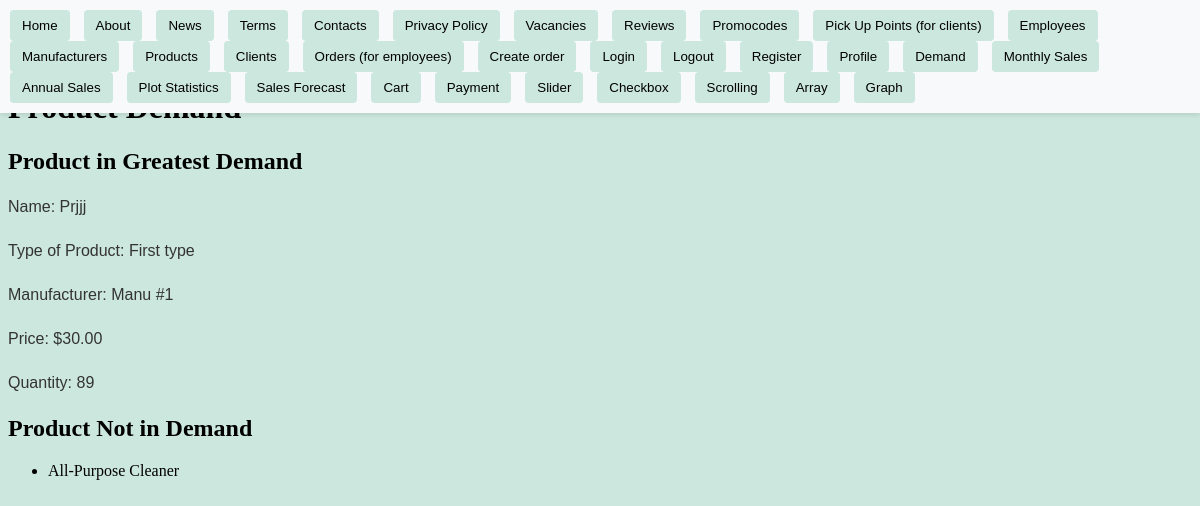
The page /superuser/demand (signed in) on the database its author committed.
### store/models.py (models this page shows, shortened)
class Product(models.Model):
    name = models.CharField(max_length=100)
    type_of_product = models.ForeignKey(TypeOfProduct, on_delete=models.CASCADE)
    manufacturer = models.ForeignKey(Manufacturer, on_delete=models.CASCADE)
    price = models.DecimalField(max_digits=10, decimal_places=2)
    quantity = models.PositiveIntegerField(validators=[MinValueValidator(0)])
    created_at = models.DateTimeField(auto_now_add=True)
    updated_at = models.DateTimeField(auto_now=True)

class TypeOfProduct(models.Model):
    name = models.CharField(max_length=100)
    def __str__(self):
        return self.name

class Manufacturer(models.Model):
    name = models.CharField(max_length=100)
    location = models.CharField(max_length=100)
    def __str__(self):
        return self.name

### store/decorators.py (the view)
    def wrapper(request, *args, **kwargs):
        if request.user.is_authenticated and request.user.is_superuser:
            return view_func(request, *args, **kwargs)
        else:
            return redirect("about")

### store/views/statistic_views.py (called while the page is built)
@superuser_required
def demand_view(
    request,
):  # Товар, пользующийся наибольшим спросом; Товар, не пользующийся спросом;
    product_in_greatest_demand = (
        Product.objects.annotate(order_count=Count("order"))
        .order_by("-order_count")
        .first()
    )
    product_not_in_demand = (
        Product.objects.annotate(order_count=Count("order"))
        .filter(order_count=0)
        .last()
    )
    return render(
        request,
        "statistic/demand.html",
        {
            "product_in_greatest_demand": product_in_greatest_demand,
            "product_not_in_demand": product_not_in_demand,
        },
    )

### store/templates/statistic/demand.html (shortened to what this page needs)
{% extends "base.html" %}
{% block content%}
    <h1>Product Demand</h1>
    <h2>Product in Greatest Demand</h2>
    {% if product_in_greatest_demand %}
        <p>Name: {{ product_in_greatest_demand.name }}</p>
        <p>Type of Product: {{ product_in_greatest_demand.type_of_product }}</p>
        <p>Manufacturer: {{ product_in_greatest_demand.manufacturer }}</p>
        <p>Price: ${{ product_in_greatest_demand.price }}</p>
        <p>Quantity: {{ product_in_greatest_demand.quantity }}</p>
    {% else %}
        <p>No product is currently in high demand.</p>
    {% endif %}
    <h2>Product Not in Demand</h2>
    {% if product_not_in_demand %}
        <ul>
            <li>{{ product_not_in_demand.name }}</li>
        </ul>
    {% else %}
        <p>All products are currently in demand.</p>
    {% endif %}
{% endblock content %}

### static/styles.css (style rules this page uses)
p { font-family: Arial, sans-serif; font-size: 16px; color: #333; line-height: 1.5; margin-bottom: 20px; }
body { background-color: #cce7dd; }

### rows shown on the page
Product: name "Prjjj", type_of_product "First type", manufacturer "Manu #1", price "30.00", quantity "89"
Product: name "All-Purpose Cleaner"
